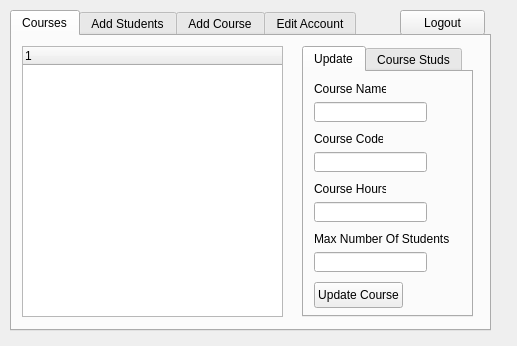
<?xml version="1.0" encoding="UTF-8"?>
<ui version="4.0">
 <class>adminPanel</class>
 <widget class="QWidget" name="adminPanel">
  <property name="geometry">
   <rect>
    <x>0</x>
    <y>0</y>
    <width>517</width>
    <height>346</height>
   </rect>
  </property>
  <property name="sizePolicy">
   <sizepolicy hsizetype="Fixed" vsizetype="Fixed">
    <horstretch>0</horstretch>
    <verstretch>0</verstretch>
   </sizepolicy>
  </property>
  <property name="minimumSize">
   <size>
    <width>517</width>
    <height>346</height>
   </size>
  </property>
  <property name="maximumSize">
   <size>
    <width>517</width>
    <height>346</height>
   </size>
  </property>
  <property name="windowTitle">
   <string>Admin Panel</string>
  </property>
  <widget class="QTabWidget" name="tabWidget">
   <property name="geometry">
    <rect>
     <x>10</x>
     <y>10</y>
     <width>481</width>
     <height>321</height>
    </rect>
   </property>
   <property name="sizePolicy">
    <sizepolicy hsizetype="Fixed" vsizetype="Fixed">
     <horstretch>0</horstretch>
     <verstretch>0</verstretch>
    </sizepolicy>
   </property>
   <property name="currentIndex">
    <number>0</number>
   </property>
   <widget class="QWidget" name="tab">
    <attribute name="title">
     <string>Courses</string>
    </attribute>
    <widget class="QTreeWidget" name="treeCrss">
     <property name="geometry">
      <rect>
       <x>10</x>
       <y>10</y>
       <width>261</width>
       <height>271</height>
      </rect>
     </property>
     <property name="cursor" stdset="0">
      <cursorShape>PointingHandCursor</cursorShape>
     </property>
     <column>
      <property name="text">
       <string/>
      </property>
     </column>
    </widget>
    <widget class="QTabWidget" name="TabGetStudents">
     <property name="geometry">
      <rect>
       <x>290</x>
       <y>10</y>
       <width>171</width>
       <height>271</height>
      </rect>
     </property>
     <property name="currentIndex">
      <number>0</number>
     </property>
     <widget class="QWidget" name="tab_4">
      <attribute name="title">
       <string>Update</string>
      </attribute>
      <widget class="QPushButton" name="updatecrsinfo">
       <property name="geometry">
        <rect>
         <x>10</x>
         <y>210</y>
         <width>89</width>
         <height>26</height>
        </rect>
       </property>
       <property name="cursor">
        <cursorShape>PointingHandCursor</cursorShape>
       </property>
       <property name="text">
        <string>Update Course</string>
       </property>
      </widget>
      <widget class="QLineEdit" name="crsname">
       <property name="geometry">
        <rect>
         <x>10</x>
         <y>30</y>
         <width>113</width>
         <height>20</height>
        </rect>
       </property>
      </widget>
      <widget class="QLineEdit" name="crsnumstd">
       <property name="geometry">
        <rect>
         <x>10</x>
         <y>180</y>
         <width>113</width>
         <height>20</height>
        </rect>
       </property>
      </widget>
      <widget class="QLineEdit" name="crscode">
       <property name="geometry">
        <rect>
         <x>10</x>
         <y>80</y>
         <width>113</width>
         <height>20</height>
        </rect>
       </property>
      </widget>
      <widget class="QLineEdit" name="crshrs">
       <property name="geometry">
        <rect>
         <x>10</x>
         <y>130</y>
         <width>113</width>
         <height>20</height>
        </rect>
       </property>
      </widget>
      <widget class="QLabel" name="label_18">
       <property name="geometry">
        <rect>
         <x>10</x>
         <y>10</y>
         <width>72</width>
         <height>14</height>
        </rect>
       </property>
       <property name="text">
        <string>Course Name</string>
       </property>
      </widget>
      <widget class="QLabel" name="label_19">
       <property name="geometry">
        <rect>
         <x>10</x>
         <y>60</y>
         <width>69</width>
         <height>14</height>
        </rect>
       </property>
       <property name="text">
        <string>Course Code</string>
       </property>
      </widget>
      <widget class="QLabel" name="label_20">
       <property name="geometry">
        <rect>
         <x>10</x>
         <y>110</y>
         <width>72</width>
         <height>14</height>
        </rect>
       </property>
       <property name="text">
        <string>Course Hours</string>
       </property>
      </widget>
      <widget class="QLabel" name="label_21">
       <property name="geometry">
        <rect>
         <x>10</x>
         <y>160</y>
         <width>139</width>
         <height>14</height>
        </rect>
       </property>
       <property name="text">
        <string>Max Number Of Students</string>
       </property>
      </widget>
     </widget>
     <widget class="QWidget" name="tab_5">
      <attribute name="title">
       <string>Course Studs</string>
      </attribute>
      <widget class="QPlainTextEdit" name="crsinprog">
       <property name="geometry">
        <rect>
         <x>10</x>
         <y>10</y>
         <width>141</width>
         <height>221</height>
        </rect>
       </property>
      </widget>
     </widget>
    </widget>
   </widget>
   <widget class="QWidget" name="tab_2">
    <attribute name="title">
     <string>Add Students</string>
    </attribute>
    <widget class="QLineEdit" name="newsname">
     <property name="geometry">
      <rect>
       <x>127</x>
       <y>30</y>
       <width>135</width>
       <height>18</height>
      </rect>
     </property>
     <property name="inputMethodHints">
      <set>Qt::ImhDialableCharactersOnly</set>
     </property>
    </widget>
    <widget class="QLineEdit" name="newsun">
     <property name="geometry">
      <rect>
       <x>127</x>
       <y>70</y>
       <width>135</width>
       <height>18</height>
      </rect>
     </property>
     <property name="inputMethodHints">
      <set>Qt::ImhLowercaseOnly</set>
     </property>
    </widget>
    <widget class="QPushButton" name="addsbtn">
     <property name="geometry">
      <rect>
       <x>260</x>
       <y>210</y>
       <width>85</width>
       <height>26</height>
      </rect>
     </property>
     <property name="cursor">
      <cursorShape>PointingHandCursor</cursorShape>
     </property>
     <property name="text">
      <string>Add Student</string>
     </property>
    </widget>
    <widget class="QLineEdit" name="newspw">
     <property name="geometry">
      <rect>
       <x>127</x>
       <y>110</y>
       <width>135</width>
       <height>18</height>
      </rect>
     </property>
    </widget>
    <widget class="QLineEdit" name="newsyear">
     <property name="geometry">
      <rect>
       <x>130</x>
       <y>150</y>
       <width>81</width>
       <height>20</height>
      </rect>
     </property>
     <property name="inputMethodHints">
      <set>Qt::ImhDigitsOnly</set>
     </property>
    </widget>
    <widget class="QLabel" name="label">
     <property name="geometry">
      <rect>
       <x>40</x>
       <y>30</y>
       <width>54</width>
       <height>16</height>
      </rect>
     </property>
     <property name="text">
      <string>Name</string>
     </property>
    </widget>
    <widget class="QLabel" name="label_2">
     <property name="geometry">
      <rect>
       <x>40</x>
       <y>70</y>
       <width>54</width>
       <height>16</height>
      </rect>
     </property>
     <property name="text">
      <string>Username</string>
     </property>
    </widget>
    <widget class="QLabel" name="label_3">
     <property name="geometry">
      <rect>
       <x>40</x>
       <y>110</y>
       <width>54</width>
       <height>16</height>
      </rect>
     </property>
     <property name="text">
      <string>Password</string>
     </property>
    </widget>
    <widget class="QLabel" name="label_4">
     <property name="geometry">
      <rect>
       <x>40</x>
       <y>150</y>
       <width>81</width>
       <height>14</height>
      </rect>
     </property>
     <property name="text">
      <string>Academic Year</string>
     </property>
    </widget>
    <widget class="QLabel" name="label_5">
     <property name="geometry">
      <rect>
       <x>40</x>
       <y>190</y>
       <width>54</width>
       <height>16</height>
      </rect>
     </property>
     <property name="text">
      <string>Role</string>
     </property>
    </widget>
    <widget class="QComboBox" name="newsrolecb">
     <property name="geometry">
      <rect>
       <x>130</x>
       <y>190</y>
       <width>80</width>
       <height>22</height>
      </rect>
     </property>
     <property name="cursor">
      <cursorShape>PointingHandCursor</cursorShape>
     </property>
     <item>
      <property name="text">
       <string>Student</string>
      </property>
     </item>
     <item>
      <property name="text">
       <string>Admin</string>
      </property>
     </item>
    </widget>
   </widget>
   <widget class="QWidget" name="tab_3">
    <attribute name="title">
     <string>Add Course</string>
    </attribute>
    <widget class="QLabel" name="label_6">
     <property name="geometry">
      <rect>
       <x>40</x>
       <y>30</y>
       <width>54</width>
       <height>14</height>
      </rect>
     </property>
     <property name="text">
      <string>Name</string>
     </property>
    </widget>
    <widget class="QLabel" name="label_7">
     <property name="geometry">
      <rect>
       <x>40</x>
       <y>70</y>
       <width>54</width>
       <height>14</height>
      </rect>
     </property>
     <property name="text">
      <string>Code</string>
     </property>
    </widget>
    <widget class="QLabel" name="label_8">
     <property name="geometry">
      <rect>
       <x>40</x>
       <y>110</y>
       <width>77</width>
       <height>14</height>
      </rect>
     </property>
     <property name="text">
      <string>Num Of Studs</string>
     </property>
    </widget>
    <widget class="QLabel" name="label_9">
     <property name="geometry">
      <rect>
       <x>40</x>
       <y>150</y>
       <width>54</width>
       <height>14</height>
      </rect>
     </property>
     <property name="text">
      <string>Hours</string>
     </property>
    </widget>
    <widget class="QLabel" name="label_10">
     <property name="geometry">
      <rect>
       <x>40</x>
       <y>190</y>
       <width>108</width>
       <height>14</height>
      </rect>
     </property>
     <property name="text">
      <string>PreRequiredCourses</string>
     </property>
    </widget>
    <widget class="QLineEdit" name="newcname">
     <property name="geometry">
      <rect>
       <x>130</x>
       <y>30</y>
       <width>113</width>
       <height>20</height>
      </rect>
     </property>
    </widget>
    <widget class="QLineEdit" name="newcid">
     <property name="geometry">
      <rect>
       <x>130</x>
       <y>70</y>
       <width>113</width>
       <height>20</height>
      </rect>
     </property>
    </widget>
    <widget class="QLineEdit" name="newcstd">
     <property name="geometry">
      <rect>
       <x>130</x>
       <y>110</y>
       <width>113</width>
       <height>20</height>
      </rect>
     </property>
    </widget>
    <widget class="QLineEdit" name="newchrs">
     <property name="geometry">
      <rect>
       <x>130</x>
       <y>150</y>
       <width>113</width>
       <height>20</height>
      </rect>
     </property>
    </widget>
    <widget class="QLineEdit" name="newcprc">
     <property name="geometry">
      <rect>
       <x>160</x>
       <y>190</y>
       <width>141</width>
       <height>20</height>
      </rect>
     </property>
    </widget>
    <widget class="QPushButton" name="addcbtn">
     <property name="geometry">
      <rect>
       <x>300</x>
       <y>220</y>
       <width>85</width>
       <height>26</height>
      </rect>
     </property>
     <property name="cursor">
      <cursorShape>PointingHandCursor</cursorShape>
     </property>
     <property name="text">
      <string>Add Course</string>
     </property>
    </widget>
   </widget>
   <widget class="QWidget" name="tab_6">
    <attribute name="title">
     <string>Edit Account</string>
    </attribute>
    <widget class="QLabel" name="label_11">
     <property name="geometry">
      <rect>
       <x>20</x>
       <y>70</y>
       <width>54</width>
       <height>14</height>
      </rect>
     </property>
     <property name="text">
      <string>Name</string>
     </property>
    </widget>
    <widget class="QLabel" name="label_12">
     <property name="geometry">
      <rect>
       <x>20</x>
       <y>30</y>
       <width>54</width>
       <height>14</height>
      </rect>
     </property>
     <property name="text">
      <string>Username</string>
     </property>
    </widget>
    <widget class="QLineEdit" name="susername">
     <property name="geometry">
      <rect>
       <x>80</x>
       <y>30</y>
       <width>113</width>
       <height>20</height>
      </rect>
     </property>
    </widget>
    <widget class="QLineEdit" name="sname">
     <property name="geometry">
      <rect>
       <x>80</x>
       <y>70</y>
       <width>161</width>
       <height>20</height>
      </rect>
     </property>
    </widget>
    <widget class="QLabel" name="label_13">
     <property name="geometry">
      <rect>
       <x>20</x>
       <y>110</y>
       <width>54</width>
       <height>14</height>
      </rect>
     </property>
     <property name="text">
      <string>Password</string>
     </property>
    </widget>
    <widget class="QLineEdit" name="spassword">
     <property name="geometry">
      <rect>
       <x>80</x>
       <y>110</y>
       <width>113</width>
       <height>20</height>
      </rect>
     </property>
    </widget>
    <widget class="QLabel" name="label_14">
     <property name="geometry">
      <rect>
       <x>20</x>
       <y>150</y>
       <width>81</width>
       <height>14</height>
      </rect>
     </property>
     <property name="text">
      <string>Academic Year</string>
     </property>
    </widget>
    <widget class="QLineEdit" name="syear">
     <property name="geometry">
      <rect>
       <x>120</x>
       <y>150</y>
       <width>71</width>
       <height>20</height>
      </rect>
     </property>
    </widget>
    <widget class="QPushButton" name="getuserinfo">
     <property name="geometry">
      <rect>
       <x>199</x>
       <y>23</y>
       <width>85</width>
       <height>29</height>
      </rect>
     </property>
     <property name="cursor">
      <cursorShape>PointingHandCursor</cursorShape>
     </property>
     <property name="text">
      <string>Get User</string>
     </property>
    </widget>
    <widget class="QPushButton" name="updateuinfo">
     <property name="geometry">
      <rect>
       <x>20</x>
       <y>190</y>
       <width>102</width>
       <height>26</height>
      </rect>
     </property>
     <property name="cursor">
      <cursorShape>PointingHandCursor</cursorShape>
     </property>
     <property name="text">
      <string>Update User Info</string>
     </property>
    </widget>
    <widget class="QPushButton" name="deleteuser">
     <property name="geometry">
      <rect>
       <x>140</x>
       <y>190</y>
       <width>85</width>
       <height>26</height>
      </rect>
     </property>
     <property name="cursor">
      <cursorShape>PointingHandCursor</cursorShape>
     </property>
     <property name="text">
      <string>Delete User</string>
     </property>
    </widget>
    <widget class="QPushButton" name="courseisfinished">
     <property name="geometry">
      <rect>
       <x>330</x>
       <y>270</y>
       <width>121</width>
       <height>24</height>
      </rect>
     </property>
     <property name="cursor">
      <cursorShape>PointingHandCursor</cursorShape>
     </property>
     <property name="text">
      <string>Move To Finished</string>
     </property>
    </widget>
    <widget class="QLabel" name="lfinished">
     <property name="geometry">
      <rect>
       <x>330</x>
       <y>140</y>
       <width>107</width>
       <height>20</height>
      </rect>
     </property>
     <property name="text">
      <string>Courses In Progress</string>
     </property>
    </widget>
    <widget class="QLabel" name="linprogress">
     <property name="geometry">
      <rect>
       <x>340</x>
       <y>0</y>
       <width>89</width>
       <height>21</height>
      </rect>
     </property>
     <property name="text">
      <string>Finished Courses</string>
     </property>
    </widget>
    <widget class="QTreeWidget" name="treeWidget">
     <property name="geometry">
      <rect>
       <x>300</x>
       <y>0</y>
       <width>171</width>
       <height>130</height>
      </rect>
     </property>
     <column>
      <property name="text">
       <string/>
      </property>
     </column>
    </widget>
    <widget class="QTreeWidget" name="treeWidget_2">
     <property name="geometry">
      <rect>
       <x>300</x>
       <y>138</y>
       <width>171</width>
       <height>133</height>
      </rect>
     </property>
     <column>
      <property name="text">
       <string/>
      </property>
     </column>
    </widget>
    <zorder>label_11</zorder>
    <zorder>label_12</zorder>
    <zorder>susername</zorder>
    <zorder>sname</zorder>
    <zorder>label_13</zorder>
    <zorder>spassword</zorder>
    <zorder>label_14</zorder>
    <zorder>syear</zorder>
    <zorder>getuserinfo</zorder>
    <zorder>updateuinfo</zorder>
    <zorder>deleteuser</zorder>
    <zorder>courseisfinished</zorder>
    <zorder>treeWidget</zorder>
    <zorder>treeWidget_2</zorder>
    <zorder>linprogress</zorder>
    <zorder>lfinished</zorder>
   </widget>
  </widget>
  <widget class="QPushButton" name="logout">
   <property name="geometry">
    <rect>
     <x>400</x>
     <y>10</y>
     <width>85</width>
     <height>25</height>
    </rect>
   </property>
   <property name="text">
    <string>Logout</string>
   </property>
  </widget>
 </widget>
 <layoutdefault spacing="6" margin="11"/>
 <tabstops>
  <tabstop>tabWidget</tabstop>
  <tabstop>treeCrss</tabstop>
  <tabstop>TabGetStudents</tabstop>
  <tabstop>crsname</tabstop>
  <tabstop>crscode</tabstop>
  <tabstop>crshrs</tabstop>
  <tabstop>crsnumstd</tabstop>
  <tabstop>updatecrsinfo</tabstop>
  <tabstop>newsname</tabstop>
  <tabstop>newsun</tabstop>
  <tabstop>newcname</tabstop>
  <tabstop>addsbtn</tabstop>
  <tabstop>crsinprog</tabstop>
  <tabstop>newsyear</tabstop>
  <tabstop>newspw</tabstop>
  <tabstop>newcid</tabstop>
  <tabstop>newcstd</tabstop>
  <tabstop>newchrs</tabstop>
  <tabstop>newcprc</tabstop>
  <tabstop>addcbtn</tabstop>
  <tabstop>newsrolecb</tabstop>
 </tabstops>
 <resources/>
 <connections>
  <connection>
   <sender>treeCrss</sender>
   <signal>itemClicked(QTreeWidgetItem*,int)</signal>
   <receiver>adminPanel</receiver>
   <slot>itemClicked(QTreeWidgetItem*,int)</slot>
   <hints>
    <hint type="sourcelabel">
     <x>238</x>
     <y>183</y>
    </hint>
    <hint type="destinationlabel">
     <x>278</x>
     <y>331</y>
    </hint>
   </hints>
  </connection>
  <connection>
   <sender>treeWidget_2</sender>
   <signal>itemClicked(QTreeWidgetItem*,int)</signal>
   <receiver>adminPanel</receiver>
   <slot>itemClicked(QTreeWidgetItem*,int)</slot>
   <hints>
    <hint type="sourcelabel">
     <x>366</x>
     <y>250</y>
    </hint>
    <hint type="destinationlabel">
     <x>294</x>
     <y>343</y>
    </hint>
   </hints>
  </connection>
 </connections>
 <slots>
  <slot>on_pushButton1_Clicked()</slot>
  <slot>itemClicked(QTreeWidgetItem*,int)</slot>
 </slots>
</ui>
